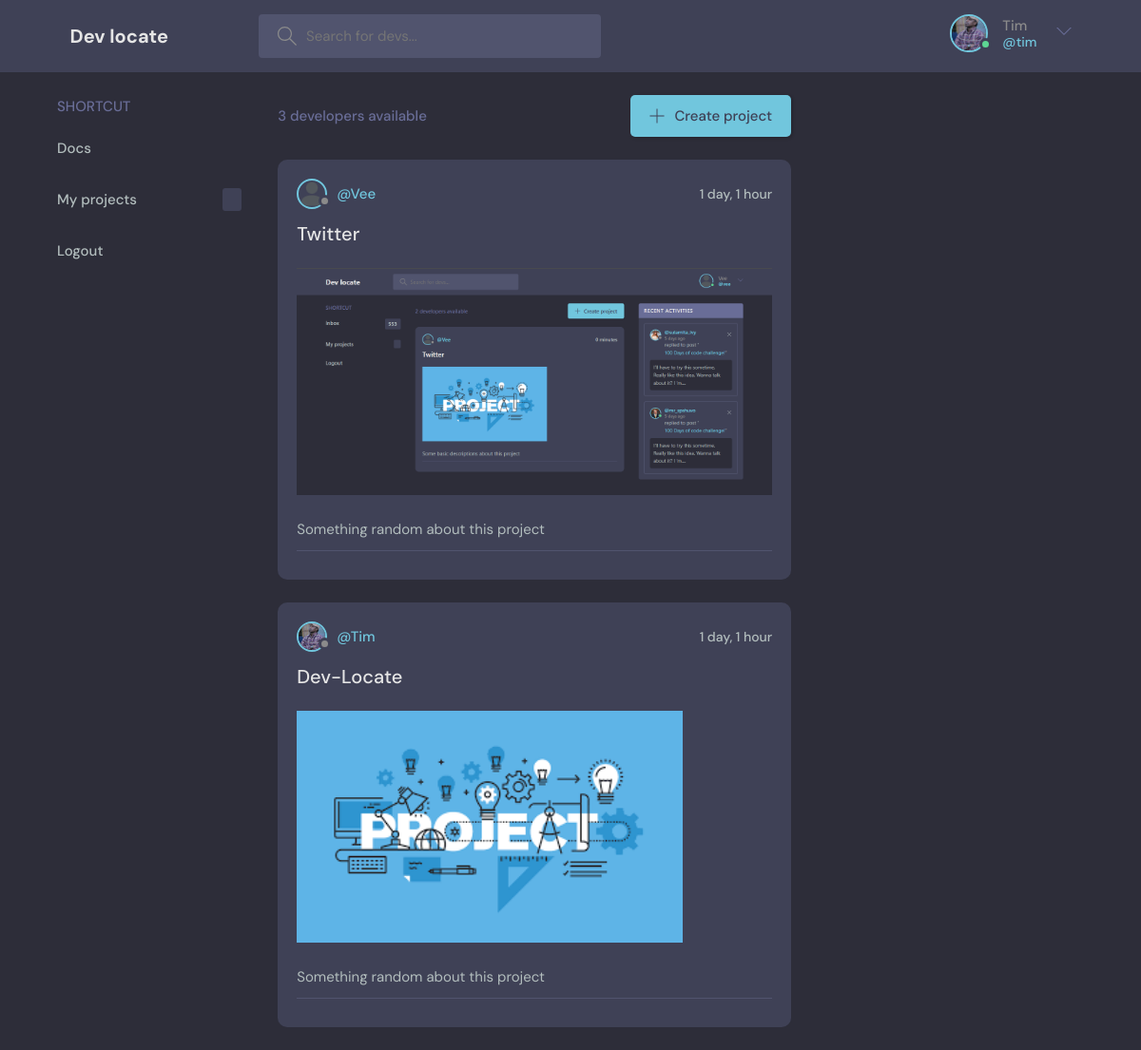
Screenshot of / (signed in) with the database file from the repository.
### accounts/models.py (models this page shows, shortened)
class Engineer(AbstractUser):
    username = models.CharField(max_length=200, null=True)
    email = models.EmailField(unique=True, null=True)
    bio = models.TextField()
    avatar = models.ImageField(default="profile.png")
    country = models.CharField(max_length=200)
    years_of_experience = models.PositiveIntegerField(null=True, blank=True)
    tech_stack = models.CharField(null=True, blank=True, max_length=300)
    inbox = models.ForeignKey(Message, null=True, on_delete=models.CASCADE)
    USERNAME_FIELD = "email"
    REQUIRED_FIELDS = ["username"]

### projects/models.py (models this page shows, shortened)
class Project(models.Model):
    engineer = models.ForeignKey(Engineer, on_delete=models.CASCADE)
    name = models.CharField(max_length=100)
    tech_used = models.CharField(max_length=200)
    updated = models.DateTimeField(auto_now=True)
    created = models.DateTimeField(auto_now_add=True)
    image = models.ImageField(default="project.png")
    description = models.TextField(null=True, blank=True)
    repo_url = models.URLField(null=True, blank=True)
    live_url = models.URLField(null=True, blank=True)
    make_public = models.BooleanField(default=False)
    @property
    def image_url(self):
        try:
            url = self.image.url
        except:
            url = ""
        return url
    class Meta:
        ordering = ["-created"]

### projects/views.py (the view)
# urls.py: path("", AllProjects.as_view(), name="all_projects"),
class AllProjects(ListView):
    model = Project
    context_object_name = "projects"
    template_name = "../templates/index.html"
    def get_context_data(self, **kwargs):
        context = super(AllProjects, self).get_context_data()
        context["projects"] = Project.objects.filter(make_public=True)
        context["engineer_count"] = Engineer.objects.all().count()
        q = self.request.GET.get("q") or ""
        if q:
            context["projects"] = context["projects"].filter(
                Q(engineer__country__icontains=q)
                | Q(engineer__username__icontains=q)
                | Q(engineer__tech_stack__icontains=q)
            )
        return context
    def get_queryset(self):
        return Project.objects.filter(make_public=True)

### templates/index.html (shortened to what this page needs)
{% extends 'base.html' %}
{% load static %}
{% block content %}
<main class="layout layout--3">
  <div class="container">
    <div class="topics">
      <div class="topics__header">
        <h2>Shortcut</h2>
      </div>
      <ul class="topics__list">
        <li>
          <a href="/">Docs</a>
        </li>
        {% if request.user.is_authenticated %}
        <li>
          <a href="{% url 'projects' request.user.id %}">My projects <span>{{project_nos}}</span></a>
        </li>
        <li>
          <a href="{% url 'logout' %}">Logout</a>
        </li>
        {% endif %}
      </ul>
    </div>
    <div class="roomList">
      <div class="roomList__header">
        <div>
          <p>{{engineer_count}} developers available</p>
        </div>
        <a class="btn btn--main" href="{% url 'create_project' %}">
          <svg version="1.1" xmlns="http://www.w3.org/2000/svg" width="32" height="32" viewBox="0 0 32 32">
            <title>add</title>
            <path
                    d="M16.943 0.943h-1.885v14.115h-14.115v1.885h14.115v14.115h1.885v-14.115h14.115v-1.885h-14.115v-14.115z"
            ></path>
          </svg>
          Create project
        </a>
      </div>
      {% for project in projects %}
      <div class="roomListRoom">
        <div class="roomListRoom__header">
          <a href="{% url 'profile' project.engineer.id %}" class="roomListRoom__author">
            <div class="avatar avatar--small">
              <img src="{{project.engineer.avatar.url}}" />
            </div>
            <span>@{{project.engineer.username|title}}</span>
          </a>
          <div class="roomListRoom__actions">
            <span>{{project.created|timesince}}</span>
          </div>
        </div>
        <div class="roomListRoom__content">
          <a href="{% url 'detail_project' project.id %}">
            {{project.name|title}}
            <img src="{{project.image_url}}" style="margin-top: 20px;">
          </a>
          <p>
            {{project.description}}
          </p>
        </div>
        <div class="roomListRoom__meta">
        </div>
      </div>
      {% endfor %}
    </div>
  </div>
</main>
{% endblock %}

### templates/base.html (shortened to what this page needs)
<!DOCTYPE html>
{% load static %}
<html lang="en">
<head>
  <link rel="stylesheet" href="{% static 'style.css' %}" />
</head>
<body>
<header class="header header--loggedIn">
  <div class="container">
    <a href="/" class="header__logo">
      <h1>Dev locate</h1>
    </a>
    <form class="header__search" method="GET" action="{% url 'all_projects' %}">
      <label>
        <input type="search" name="q" placeholder="Search for devs..." />
      </label>
    </form>
    <nav class="header__menu">
      {% if request.user.is_authenticated %}
      <div class="header__user">
        <a href="{% url 'profile' request.user.id %}">
          <div class="avatar avatar--medium active">
            <img src="{{request.user.avatar.url}}"/>
          </div>
          <p>{{request.user.username|title}}<span>@{{request.user.username}}</span></p>
        </a>
        <button class="dropdown-button">
          <svg version="1.1" xmlns="http://www.w3.org/2000/svg" width="32" height="32" viewBox="0 0 32 32">
            <title>chevron-down</title>
            <path d="M16 21l-13-13h-3l16 16 16-16h-3l-13 13z"></path>
          </svg>
        </button>
      </div>
      {% else %}
      <a href="{% url 'login' %}">
        <img src="{% static './assets/avatar.svg' %}"/>
        <p>Login</p>
      </a>
      {% endif %}
    </nav>
  </div>
</header>
{% block content %}
{% endblock %}
</body>
</html>

### rows the page displays
Engineer: user.avatar (picture), user.username "Tim", user.username "tim"
Project: engineer.avatar (placeholder picture), engineer.username "Vee", created "1 day, 1 hour", name "Twitter", image_url (picture), description "Something random about this project"
Project: engineer.avatar (picture), engineer.username "Tim", created "1 day, 1 hour", name "Dev-Locate", image_url (picture), description "Something random about this project"

### other values shown
{{ engineer_count }} "3"
